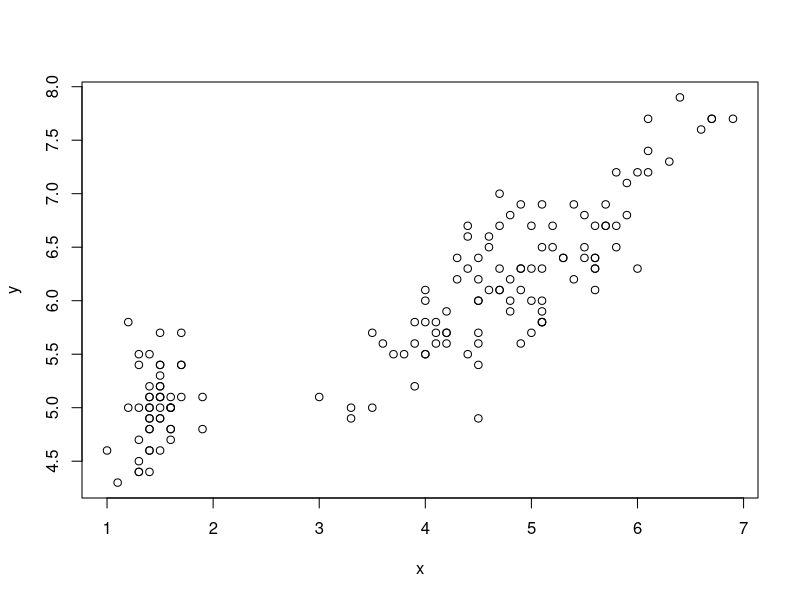
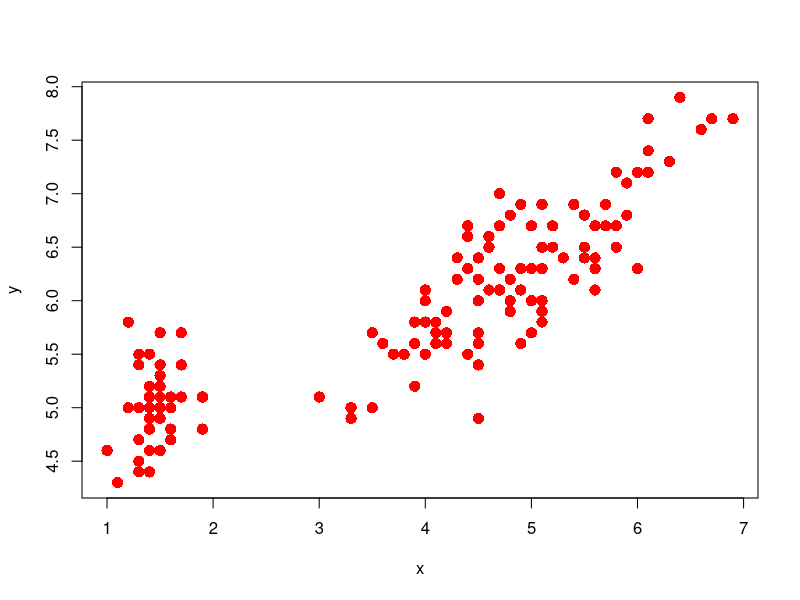

Source code (R) for these figures, in order: (Note: this script raises an error after producing the figures.)
#Codigo para problema 2
mis_dates <- iris
mis_dates
x <-mis_dates$Petal.Length
mean(x)
y<- mis_dates$Sepal.Length
mean(y)
m <- sum((x-mean(x))*(y-mean(y)))/ sum((x-mean(x))^2)
m
b <- mean(y) - m*mean(x)
b
Q<- sum((y-(m*x+b))^2)
Q
plot(x,y)
plot(x,y,pch=16, col="red", cex = 1.5)
#prediccion en x = 1.5
p <- m*1.5 +b
p
p1 <- predict(mod, data.frame(x=1.5)) #si necesito todos los valores de prediccion, se cambia a data.frame(x=x) 
p1
plot(x,y)
lines(x, p1)#p1 <- predict(mod, data.frame(x=x))
####  ~ AltGr + 4 + espacio
mod <- lm(y~x)
mod
summary(mod)
abline(mod, col="blue", lwd = 5)
#coeficiente de determinacio R^2
ypred <- predict(mod, data.frame(x=x))
Rsq <- sum((ypred-mean(y))^2)/sum((y -mean(y))^2)
Rsq
summary(mod)
